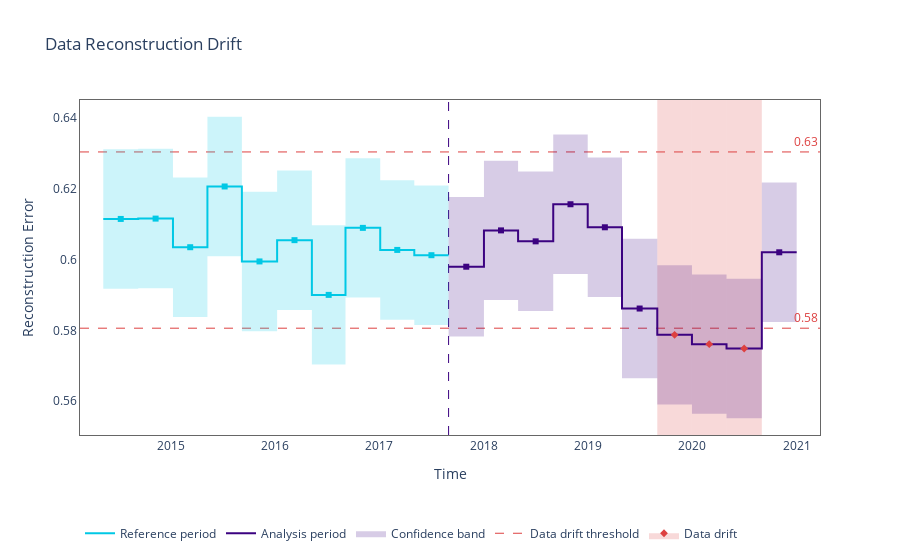

The cell this chart's notebook holds for it:
### Code cell
import nannyml as nml
from IPython.display import display

# Load synthetic data
reference = nml.load_synthetic_binary_classification_dataset()[0]
analysis = nml.load_synthetic_binary_classification_dataset()[1]
display(reference.head())

# Define feature columns
feature_column_names = [
    'distance_from_office', 'gas_price_per_litre', 'public_transportation_cost', 'tenure']
#'distance_from_office', 'gas_price_per_litre', 'public_transportation_cost', 'tenure'
print(feature_column_names)
calc = nml.DataReconstructionDriftCalculator(
    feature_column_names=feature_column_names,
    timestamp_column_name='timestamp',
    chunk_size=5000
)
calc.fit(reference)
results = calc.calculate(analysis)

figure = results.plot(plot_reference=True)
figure.show()

### Figure 1 — Plotly figure (JSON) as saved in the notebook; plotly's stock layout.template omitted (floating-point values rounded to 4 significant figures)
{"data": [{"hoverinfo": "skip", "line": {"color": "rgba(0,0,0,0)", "shape": "hv"}, "mode": "lines", "showlegend": false, "type": "scatter", "x": ["2014-05-09T22:27:20", "2014-09-09T09:13:35", "2015-01-09T00:04:43", "2015-05-09T16:02:08", "2015-09-07T07:27:47", "2016-01-08T17:22:00", "2016-05-09T11:19:36", "2016-09-04T04:09:35", "2017-01-03T19:00:51", "2017-05-03T02:49:38", "2017-08-31T03:10:29"], "y": [0.631, 0.6311, 0.6231, 0.6402, 0.619, 0.625, 0.6096, 0.6285, 0.6223, 0.6208, 0.6208]}, {"fill": "tonexty", "fillcolor": "rgba(0.0, 0.7843137254901961, 0.8980392156862745, 0.2)", "hoverinfo": "skip", "line": {"color": "rgba(0,0,0,0)", "shape": "hv"}, "mode": "lines", "showlegend": false, "type": "scatter", "x": ["2014-05-09T22:27:20", "2014-09-09T09:13:35", "2015-01-09T00:04:43", "2015-05-09T16:02:08", "2015-09-07T07:27:47", "2016-01-08T17:22:00", "2016-05-09T11:19:36", "2016-09-04T04:09:35", "2017-01-03T19:00:51", "2017-05-03T02:49:38", "2017-08-31T03:10:29"], "y": [0.5917, 0.5918, 0.5838, 0.6009, 0.5798, 0.5858, 0.5703, 0.5892, 0.583, 0.5815, 0.5815]}, {"hoverinfo": "skip", "line": {"color": "rgba(0,0,0,0)", "shape": "hv"}, "mode": "lines", "showlegend": false, "type": "scatter", "x": ["2017-08-31T04:20:00", "2018-01-02T01:13:11", "2018-05-01T14:25:25", "2018-09-01T16:19:07", "2018-12-31T10:38:45", "2019-04-30T11:02:00", "2019-09-01T00:28:54", "2019-12-31T10:07:15", "2020-04-30T12:04:32", "2020-09-01T02:46:13", "2021-01-01T04:29:32"], "y": [0.6176, 0.6278, 0.6247, 0.6352, 0.6287, 0.6058, 0.5984, 0.5958, 0.5945, 0.6216, 0.6216]}, {"fill": "tonexty", "fillcolor": "rgba(0.23137254901960785, 0.00784313725490196, 0.5019607843137255, 0.2)", "hoverinfo": "skip", "line": {"color": "rgba(0,0,0,0)", "shape": "hv"}, "mode": "lines", "showlegend": false, "type": "scatter", "x": ["2017-08-31T04:20:00", "2018-01-02T01:13:11", "2018-05-01T14:25:25", "2018-09-01T16:19:07", "2018-12-31T10:38:45", "2019-04-30T11:02:00", "2019-09-01T00:28:54", "2019-12-31T10:07:15", "2020-04-30T12:04:32", "2020-09-01T02:46:13", "2021-01-01T04:29:32"], "y": [0.5783, 0.5885, 0.5854, 0.5959, 0.5894, 0.5665, 0.5591, 0.5565, 0.5552, 0.5823, 0.5823]}, {"hoverinfo": "skip", "legendgroup": "1", "line": {"color": "#00c8e5", "shape": "hv", "width": 2}, "mode": "lines", "name": "Reference period", "type": "scatter", "x": ["2014-05-09T22:27:20", "2014-09-09T09:13:35", "2015-01-09T00:04:43", "2015-05-09T16:02:08", "2015-09-07T07:27:47", "2016-01-08T17:22:00", "2016-05-09T11:19:36", "2016-09-04T04:09:35", "2017-01-03T19:00:51", "2017-05-03T02:49:38", "2017-08-31T03:10:29"], "y": [0.6114, 0.6115, 0.6034, 0.6205, 0.5994, 0.6054, 0.59, 0.6089, 0.6026, 0.6012, 0.6012]}, {"hoverinfo": "skip", "legendgroup": "1", "line": {"color": "#3b0280", "shape": "hv", "width": 2}, "mode": "lines", "name": "Analysis period", "type": "scatter", "x": ["2017-08-31T04:20:00", "2018-01-02T01:13:11", "2018-05-01T14:25:25", "2018-09-01T16:19:07", "2018-12-31T10:38:45", "2019-04-30T11:02:00", "2019-09-01T00:28:54", "2019-12-31T10:07:15", "2020-04-30T12:04:32", "2020-09-01T02:46:13", "2021-01-01T04:29:32"], "y": [0.5979, 0.6082, 0.6051, 0.6155, 0.609, 0.5861, 0.5787, 0.5761, 0.5749, 0.602, 0.602]}, {"customdata": [["[0:4999]", "0.6114", "<b style=\"color:#00c8e5;line-height:60px\">Reference</b>", "", "", "May-09-2014", "Sep-09-2014", 0.0196], ["[5000:9999]", "0.6115", "<b style=\"color:#00c8e5;line-height:60px\">Reference</b>", "", "", "Sep-09-2014", "Jan-09-2015", 0.0196], ["[10000:14999]", "0.6034", "<b style=\"color:#00c8e5;line-height:60px\">Reference</b>", "", "", "Jan-09-2015", "May-09-2015", 0.0196], ["[15000:19999]", "0.6205", "<b style=\"color:#00c8e5;line-height:60px\">Reference</b>", "", "", "May-09-2015", "Sep-07-2015", 0.0196], ["[20000:24999]", "0.5994", "<b style=\"color:#00c8e5;line-height:60px\">Reference</b>", "", "", "Sep-07-2015", "Jan-08-2016", 0.0196], ["[25000:29999]", "0.6054", "<b style=\"color:#00c8e5;line-height:60px\">Reference</b>", "", "", "Jan-08-2016", "May-09-2016", 0.0196], ["[30000:34999]", "0.5900", "<b style=\"color:#00c8e5;line-height:60px\">Reference</b>", "", "", "May-09-2016", "Sep-04-2016", 0.0196], ["[35000:39999]", "0.6089", "<b style=\"color:#00c8e5;line-height:60px\">Reference</b>", "", "", "Sep-04-2016", "Jan-03-2017", 0.0196], ["[40000:44999]", "0.6026", "<b style=\"color:#00c8e5;line-height:60px\">Reference</b>", "", "", "Jan-03-2017", "May-03-2017", 0.0196], ["[45000:49999]", "0.6012", "<b style=\"color:#00c8e5;line-height:60px\">Reference</b>", "", "", "May-03-2017", "Aug-31-2017", 0.0196]], "hovertemplate": "%{customdata[2]} &nbsp; &nbsp; <span style=\"color:#AD0000\">%{customdata[3]}</span><br>Chunk: <b>%{customdata[0]}</b> &nbsp; &nbsp; From <b>%{customdata[5]}</b> to <b>%{customdata[6]}</b> &nbsp; &nbsp; <br>Reconstruction error: <b>%{customdata[1]}</b>  &nbsp; &nbsp; %{customdata[4]}</b>  &nbsp; &nbsp;<br>Sampling error range: +/-<b>%{customdata[7]}</b><extra></extra>", "marker": {"color": "#00c8e5", "size": 6, "symbol": "square"}, "mode": "markers", "name": "Reference", "showlegend": false, "type": "scatter", "x": ["2014-07-10T03:22:53.500000", "2014-11-09T04:38:13", "2015-03-10T07:59:34.500000", "2015-07-08T23:38:22.500000", "2015-11-07T23:44:56", "2016-03-09T14:15:49.500000", "2016-07-07T07:25:05.500000", "2016-11-03T23:28:58", "2017-03-04T10:47:37.500000", "2017-07-02T03:00:03.500000"], "y": [0.6114, 0.6115, 0.6034, 0.6205, 0.5994, 0.6054, 0.59, 0.6089, 0.6026, 0.6012]}, {"customdata": [["[0:4999]", "0.5979", "<b style=\"color:#3b0280;line-height:60px\">Analysis</b>", "", "", "Aug-31-2017", "Jan-02-2018", 0.0196], ["[5000:9999]", "0.6082", "<b style=\"color:#3b0280;line-height:60px\">Analysis</b>", "", "", "Jan-02-2018", "May-01-2018", 0.0196], ["[10000:14999]", "0.6051", "<b style=\"color:#3b0280;line-height:60px\">Analysis</b>", "", "", "May-01-2018", "Sep-01-2018", 0.0196], ["[15000:19999]", "0.6155", "<b style=\"color:#3b0280;line-height:60px\">Analysis</b>", "", "", "Sep-01-2018", "Dec-31-2018", 0.0196], ["[20000:24999]", "0.6090", "<b style=\"color:#3b0280;line-height:60px\">Analysis</b>", "", "", "Dec-31-2018", "Apr-30-2019", 0.0196], ["[25000:29999]", "0.5861", "<b style=\"color:#3b0280;line-height:60px\">Analysis</b>", "", "", "Apr-30-2019", "Sep-01-2019", 0.0196], ["[45000:49999]", "0.6020", "<b style=\"color:#3b0280;line-height:60px\">Analysis</b>", "", "", "Sep-01-2020", "Jan-01-2021", 0.0196]], "hovertemplate": "%{customdata[2]} &nbsp; &nbsp; <span style=\"color:#AD0000\">%{customdata[3]}</span><br>Chunk: <b>%{customdata[0]}</b> &nbsp; &nbsp; From <b>%{customdata[5]}</b> to <b>%{customdata[6]}</b> &nbsp; &nbsp; <br>Reconstruction error: <b>%{customdata[1]}</b>  &nbsp; &nbsp; %{customdata[4]}</b>  &nbsp; &nbsp;<br>Sampling error range: +/-<b>%{customdata[7]}</b><extra></extra>", "marker": {"color": "#3b0280", "size": 6, "symbol": "square"}, "mode": "markers", "name": "No data drift", "showlegend": false, "type": "scatter", "x": ["2017-11-01T02:32:52", "2018-03-02T19:11:40.500000", "2018-07-02T03:03:02.500000", "2018-11-01T01:15:14", "2019-03-01T10:50:07.500000", "2019-07-01T05:43:13.500000", "2020-11-01T03:37:52.500000"], "y": [0.5979, 0.6082, 0.6051, 0.6155, 0.609, 0.5861, 0.602]}, {"customdata": [["[30000:34999]", "0.5787", "<b style=\"color:#3b0280;line-height:60px\">Analysis</b>", "⚠ <b>Drift detected</b>", "", "Sep-01-2019", "Dec-31-2019", 0.0196], ["[35000:39999]", "0.5761", "<b style=\"color:#3b0280;line-height:60px\">Analysis</b>", "⚠ <b>Drift detected</b>", "", "Dec-31-2019", "Apr-30-2020", 0.0196], ["[40000:44999]", "0.5749", "<b style=\"color:#3b0280;line-height:60px\">Analysis</b>", "⚠ <b>Drift detected</b>", "", "Apr-30-2020", "Sep-01-2020", 0.0196]], "hovertemplate": "%{customdata[2]} &nbsp; &nbsp; <span style=\"color:#AD0000\">%{customdata[3]}</span><br>Chunk: <b>%{customdata[0]}</b> &nbsp; &nbsp; From <b>%{customdata[5]}</b> to <b>%{customdata[6]}</b> &nbsp; &nbsp; <br>Reconstruction error: <b>%{customdata[1]}</b>  &nbsp; &nbsp; %{customdata[4]}</b>  &nbsp; &nbsp;<br>Sampling error range: +/-<b>%{customdata[7]}</b><extra></extra>", "marker": {"color": "#DD4040", "size": 6, "symbol": "diamond"}, "mode": "markers", "name": "Data drift", "showlegend": false, "type": "scatter", "x": ["2019-10-31T16:49:03", "2020-02-29T22:57:04", "2020-07-01T07:25:17"], "y": [0.5787, 0.5761, 0.5749]}, {"line": {"color": "rgba(0,0,0,0)"}, "mode": "lines", "showlegend": false, "type": "scatter", "x": [[1404962573500000000], [1604201872500000000]], "y": [null, null]}, {"fill": "tonexty", "fillcolor": "rgba(0.23137254901960785, 0.00784313725490196, 0.5019607843137255, 0.2)", "legendgroup": "1", "line": {"color": "rgba(0,0,0,0)"}, "mode": "lines", "name": "Confidence band", "type": "scatter", "x": [[1404962573500000000], [1604201872500000000]], "y": [null, null]}, {"legendgroup": "1", "line": {"color": "#DD4040", "dash": "dash", "width": 1}, "mode": "lines", "name": "Data drift threshold", "type": "scatter", "x": [[1404962573500000000], [1604201872500000000]], "y": [null, null]}, {"line": {"color": "rgba(0,0,0,0)"}, "mode": "lines", "showlegend": false, "type": "scatter", "x": [[1404962573500000000], [1604201872500000000]], "y": [null, null]}, {"fill": "tonexty", "fillcolor": "rgba(0.8666666666666667, 0.25098039215686274, 0.25098039215686274, 0.2)", "legendgroup": "1", "line": {"color": "rgba(0,0,0,0)"}, "marker": {"color": "#DD4040", "size": 6, "symbol": "diamond"}, "mode": "lines+markers", "name": "Data drift", "type": "scatter", "x": [[1404962573500000000], [1604201872500000000]], "y": [null, null]}], "layout": {"annotations": [{"font": {"color": "#DD4040"}, "showarrow": false, "text": "0.63", "x": 1, "xanchor": "right", "xref": "x domain", "y": 0.6303, "yanchor": "bottom", "yref": "y"}, {"font": {"color": "#DD4040"}, "showarrow": false, "text": "0.58", "x": 1, "xanchor": "right", "xref": "x domain", "y": 0.5806, "yanchor": "bottom", "yref": "y"}], "hoverlabel": {"bgcolor": "white", "font": {"size": 14}}, "legend": {"itemclick": false, "itemdoubleclick": false, "orientation": "h", "traceorder": "normal", "x": 0, "xanchor": "left", "y": -0.25, "yanchor": "top"}, "paper_bgcolor": "rgba(255,255,255,1)", "plot_bgcolor": "rgba(255,255,255,1)", "shapes": [{"layer": "below", "line": {"color": "#DD4040", "dash": "dash", "width": 1}, "type": "line", "x0": 0, "x1": 1, "xref": "x domain", "y0": 0.6303, "y1": 0.6303, "yref": "y"}, {"layer": "below", "line": {"color": "#DD4040", "dash": "dash", "width": 1}, "type": "line", "x0": 0, "x1": 1, "xref": "x domain", "y0": 0.5806, "y1": 0.5806, "yref": "y"}, {"layer": "below", "line": {"color": "#3b0280", "dash": "dash", "width": 1}, "type": "line", "x0": "2017-08-31T04:20:00", "x1": "2017-08-31T04:20:00", "xref": "x", "y0": 0, "y1": 1, "yref": "y domain"}, {"fillcolor": "#DD4040", "layer": "below", "line": {"width": 0}, "opacity": 0.2, "type": "rect", "x0": "2019-09-01T00:28:54", "x1": "2019-12-31T09:09:12", "xref": "x", "y0": 0, "y1": 1, "yref": "y domain"}, {"fillcolor": "#DD4040", "layer": "below", "line": {"width": 0}, "opacity": 0.2, "type": "rect", "x0": "2019-12-31T10:07:15", "x1": "2020-04-30T11:46:53", "xref": "x", "y0": 0, "y1": 1, "yref": "y domain"}, {"fillcolor": "#DD4040", "layer": "below", "line": {"width": 0}, "opacity": 0.2, "type": "rect", "x0": "2020-04-30T12:04:32", "x1": "2020-09-01T02:46:02", "xref": "x", "y0": 0, "y1": 1, "yref": "y domain"}], "title": {"text": "Data Reconstruction Drift"}, "xaxis": {"linecolor": "#666666", "mirror": true, "showgrid": false, "title": {"text": "Time"}, "zeroline": false}, "yaxis": {"linecolor": "#666666", "mirror": true, "showgrid": false, "title": {"text": "Reconstruction Error"}, "zeroline": false}}}
